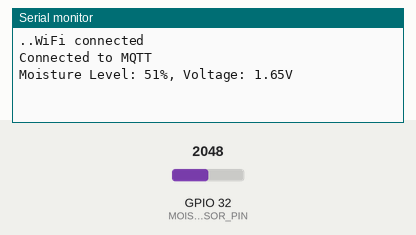
This sketch was run on a simulated ESP32. Parts: the last lines printed to the serial monitor. The test bench sets the inputs (shaded band); at power-on: GPIO 32 (MOISTURE_SENSOR_PIN) = 2048. WiFi joins after 1.5 s; servers stay silent unless stated; no MQTT or app messages arrive unless stated.

Above: at 3.2 s.
3.3 s: GPIO 32 (MOISTURE_SENSOR_PIN) set to 2866
At 4.4 s:
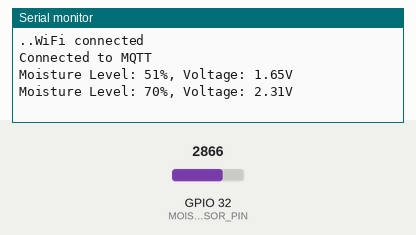
6.0 s: GPIO 32 (MOISTURE_SENSOR_PIN) set to 3603
At 7.2 s:
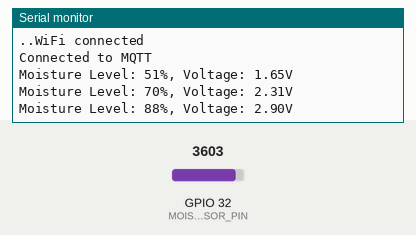
Timing chart, 0 to 9.0 s (numbered marks = the images above; inputs shaded):
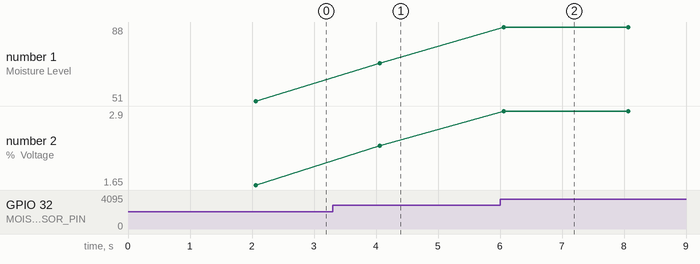

Measured:
- after the input at 3.3 s, the serial monitor: prints a new line after 0.76 s (image 1)
- after the input at 6.0 s, the serial monitor: prints a new line after 0.06 s (image 2)
- plotted number 1: 51 → 70 after the input at 3.3 s, 70 → 88 after the input at 6.0 s
- plotted number 2: 1.65 → 2.31 after the input at 3.3 s, 2.31 → 2.9 after the input at 6.0 s

The sketch:

MOISTURE_SENSOR-esp32_to_PI.ino
```cpp
#include <WiFi.h>
#include <PubSubClient.h>

const char* ssid = "KFL01";
const char* password = "Ide@#kfl01";
const char* mqtt_server = "172.16.74.162";
WiFiClient espClient;
PubSubClient client(espClient);

#define MOISTURE_SENSOR_PIN 32  // Define the analog pin connected to the moisture sensor

void setup_wifi() {
  delay(10);
  Serial.begin(115200);
  WiFi.begin(ssid, password);
  while (WiFi.status() != WL_CONNECTED) {
    delay(1000);
    Serial.print(".");
  }
  Serial.println("WiFi connected");
}

void setup() {
  setup_wifi();
  client.setServer(mqtt_server, 1883);

  while (!client.connected()) {
    if (client.connect("ESP32ClientMoisture")) {
      Serial.println("Connected to MQTT");
    } else {
      delay(2000);
    }
  }
}

void loop() {
  int sensorValue = analogRead(MOISTURE_SENSOR_PIN);  // Read the moisture sensor value (0-4095)
  float voltage = sensorValue * (3.3 / 4095.0);  // Convert the sensor value to voltage (0-3.3V)

  // Optionally, map the sensor value to a percentage for easier interpretation
  int moisturePercentage = map(sensorValue, 4095, 0, 100, 0);

  // Print the moisture percentage and voltage to the serial monitor
  Serial.print("Moisture Level: ");
  Serial.print(moisturePercentage);
  Serial.print("%, Voltage: ");
  Serial.print(voltage);
  Serial.println("V");

  // Publish the moisture percentage and voltage data
  String moistureStr = String(moisturePercentage);
  String voltageStr = String(voltage, 2);

  client.publish("moistureSensor/percentage", moistureStr.c_str());


  delay(2000);
}
```
